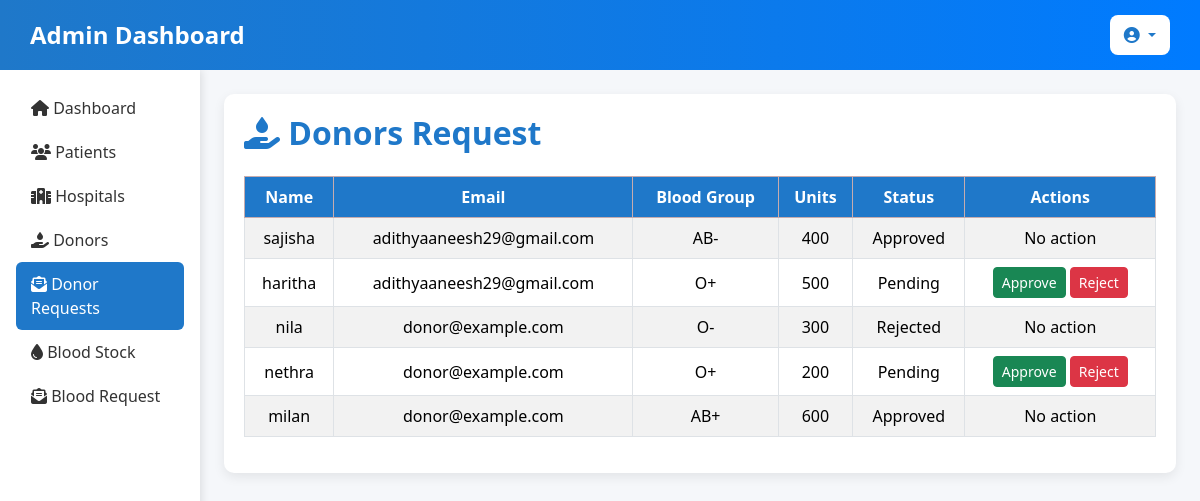
/donors/, run on an earlier commit of the app's database.
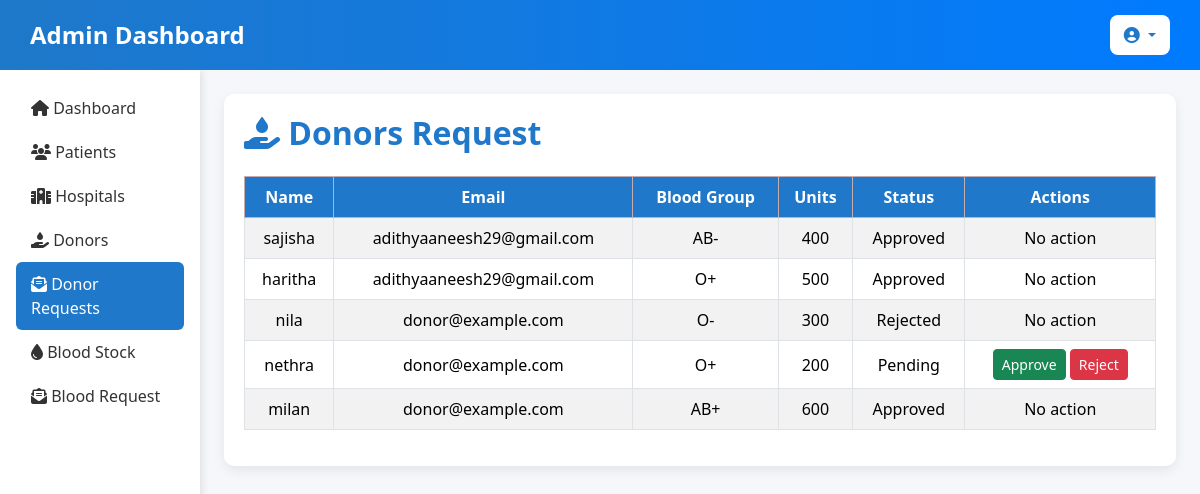
And on a later commit of the database.
### blood_bank_app/models.py (models this page shows)
class DonorForm(models.Model):
    user = models.ForeignKey(
        User,
        on_delete=models.CASCADE,
        null=True,
        blank=True,
        related_name='donor_requests'
    )
    approved_by = models.ForeignKey(
        User,
        on_delete=models.SET_NULL,
        null=True,
        blank=True,
        related_name='approved_donor_requests'
    )
    firstname = models.CharField(max_length=50)
    email = models.EmailField()
    phone = models.CharField(max_length=15)
    age = models.PositiveIntegerField(default=18)
    blood_group = models.CharField(max_length=5, choices=BLOOD_GROUP_CHOICES)
    units = models.PositiveIntegerField()
    GENDER_CHOICES = [
        ('Male','Male'),
        ('Female','Female'),
    ]
    GENDER_CHOICES = [('Male','Male'), ('Female','Female')]
    gender = models.CharField(max_length=10, choices=GENDER_CHOICES)
    last_donate_date = models.DateTimeField(null=True, blank=True)
    last_receive_date = models.DateTimeField(null=True, blank=True)
    consent = models.BooleanField(default=False)
    created_at = models.DateTimeField(auto_now_add=True)
    STATUS_CHOICES = [('Pending', 'Pending'), ('Approved', 'Approved'), ('Rejected', 'Rejected')]
    status = models.CharField(max_length=10, choices=STATUS_CHOICES, default='Pending')

### blood_bank_app/views.py (the view)
# urls.py: path('donors/', views.admin_donors, name='admin_donors'),
def admin_donors(request):
    donors = DonorForm.objects.all().order_by('-id')
    return render(request, 'admin/admin_donors.html', {'donors': donors})

### blood_bank_app/templates/admin/admin_donors.html (shortened to what this page needs)
<!DOCTYPE html>
<html lang="en">
<head>
    <link rel="stylesheet" href="https://cdnjs.cloudflare.com/ajax/libs/font-awesome/6.4.2/css/all.min.css">
    <link href="https://cdn.jsdelivr.net/npm/bootstrap@5.3.3/dist/css/bootstrap.min.css" rel="stylesheet">
</head>
<body>
     <nav class="navbar d-flex justify-content-between align-items-center">
        <h1 class="text-white mb-0">Admin Dashboard</h1>
        <div class="dropdown">
            <button class="btn btn-light dropdown-toggle" type="button" id="adminDropdown" data-bs-toggle="dropdown" aria-expanded="false">
                <i class="fa-solid fa-user-circle"></i> {{ request.user.username }}
            </button>
        </div>
    </nav>
    <div class="container-fluid">
        <div class="row">
            <div class="col-md-2 p-3 sidebar">
                <nav class="nav flex-column">
                    <a class="nav-link" href="{% url 'dashboard' %}">
                        <i class="fa-solid fa-home"></i> Dashboard
                    </a>
                    <a class="nav-link" href="{% url 'admin_patients' %}">
                        <i class="fa-solid fa-users"></i> Patients
                    </a>
                    <a class="nav-link" href="{% url 'admin_hospitals' %}">
                        <i class="fa-solid fa-hospital"></i> Hospitals
                    </a>
                    <a class="nav-link" href="{% url 'admin_donors_list' %}">
                        <i class="fa-solid fa-hand-holding-droplet"></i> Donors
                    </a>
                    <a class="nav-link active" href="{% url 'admin_donors' %}">
                        <i class="fa-solid fa-envelope-open-text"></i> Donor Requests
                    </a>
                    <a class="nav-link" href="{% url 'blood_stock_list' %}">
                        <i class="fa-solid fa-droplet"></i> Blood Stock
                    </a>
                    <a class="nav-link" href="{% url 'admin_blood_request' %}">
                        <i class="fa-solid fa-envelope-open-text"></i> Blood Request
                    </a>
                </nav>
            </div>            <div class="col-md-10 p-4">
                <div class="card-dashboard">
                    <div class="d-flex justify-content-between align-items-center mb-4">
                        <h2 class="mb-0"><i class="fa-solid fa-hand-holding-droplet"></i> Donors Request</h2>
                    </div>
                    <div class="table-responsive">
                        <table class="table table-bordered table-striped">
                            <thead class="table-danger">
                                <tr>
                                    <th>Name</th>
                                    <th>Email</th>
                                    <th>Blood Group</th>
                                    <th>Units</th>
                                    <th>Status</th>
                                    <th>Actions</th>
                                </tr>
                            </thead>
                            <tbody>
                                {% for donor in donors %}
                                <tr>
                                    <td>{{ donor.firstname }}</td>
                                    <td>{{ donor.email }}</td>
                                    <td>{{ donor.blood_group }}</td>
                                    <td>{{ donor.units }}</td>
                                    <td>{{ donor.status }}</td>
                                    <td>
                                        {% if donor.status == 'Pending' %}
                                            <a href="{% url 'update_donor_status' donor.id 'Approved' %}" class="btn btn-success btn-sm">Approve</a>
                                            <a href="{% url 'update_donor_status' donor.id 'Rejected' %}" class="btn btn-danger btn-sm">Reject</a>
                                        {% else %}
                                            No action
                                        {% endif %}
                                    </td>
                                </tr>
                                {% endfor %}
                            </tbody>
                        </table>
                    </div>
                </div>
            </div>
        </div>
    </div>
</body>
</html>

### blood_bank_app/templates/admin/admin_donors.html (style rules this page uses)
body { background-color: #f5f7fa; font-family: 'Segoe UI', Tahoma, Geneva, Verdana, sans-serif; }
.navbar { background: linear-gradient(90deg, #1F78C9, #007BFF); padding: 15px 30px; }
.navbar h1 { font-size: 24px; font-weight: 600; }
.dropdown .btn { background-color: #fff; color: #1F78C9; font-weight: 500; border: none; border-radius: 8px; padding: 8px 14px; }
.sidebar { min-height: 100vh; background: #fff; box-shadow: 2px 0 8px rgba(0,0,0,0.1); }
.sidebar .nav-link { color: #333; font-weight: 500; padding: 10px 15px; }
.sidebar .nav-link.active { background-color: #1F78C9; color: #fff; border-radius: 6px; }
.card-dashboard { background: #fff; border-radius: 10px; box-shadow: 0 4px 12px rgba(0,0,0,0.08); padding: 20px; }
h2 { color: #1F78C9; font-weight: 600; }
.table th { background-color: #1F78C9; color: white; text-align: center; }
.table td { text-align: center; vertical-align: middle; }

What changed in the data, as far as the page shows it:
changed DonorForm "haritha": status "Pending" → "Approved"; status "Approve Reject" → "No action"
